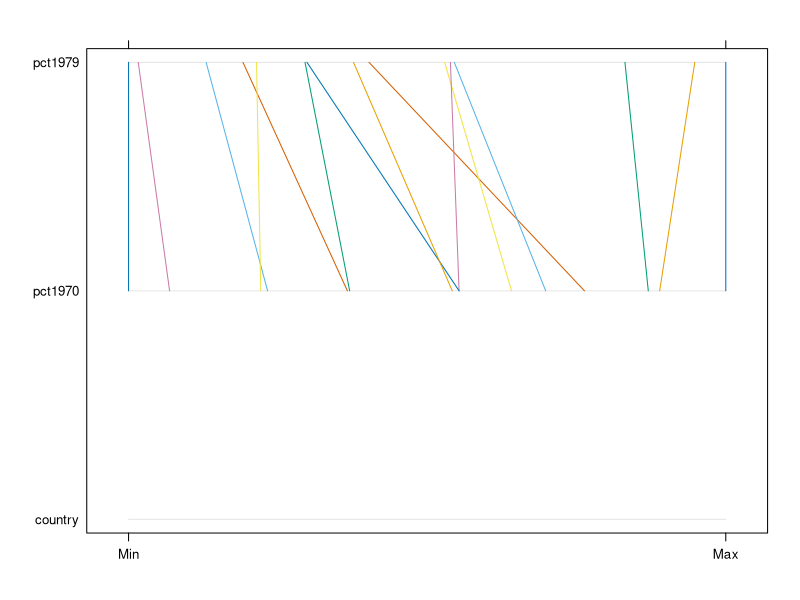
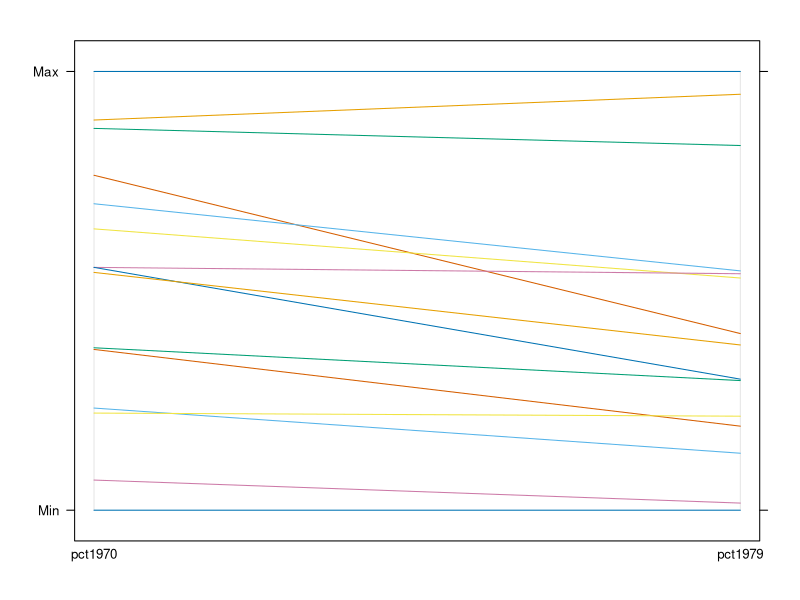
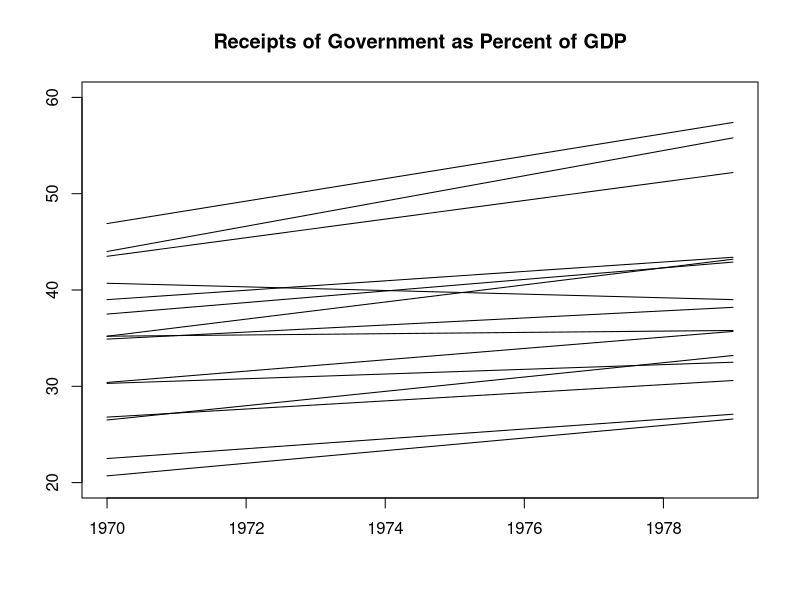
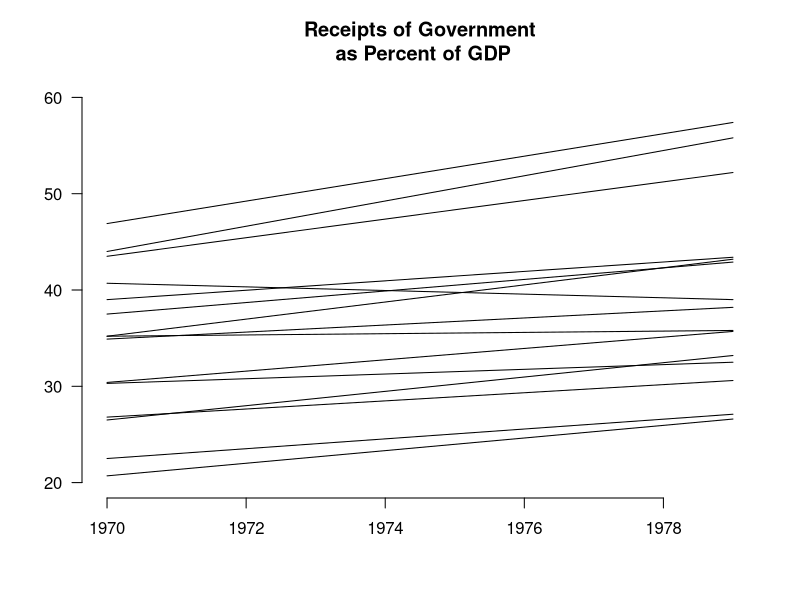
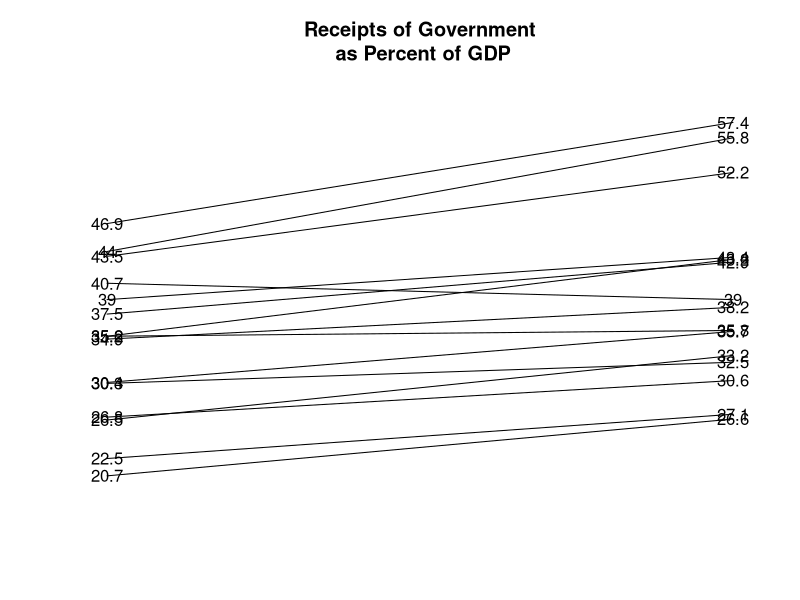
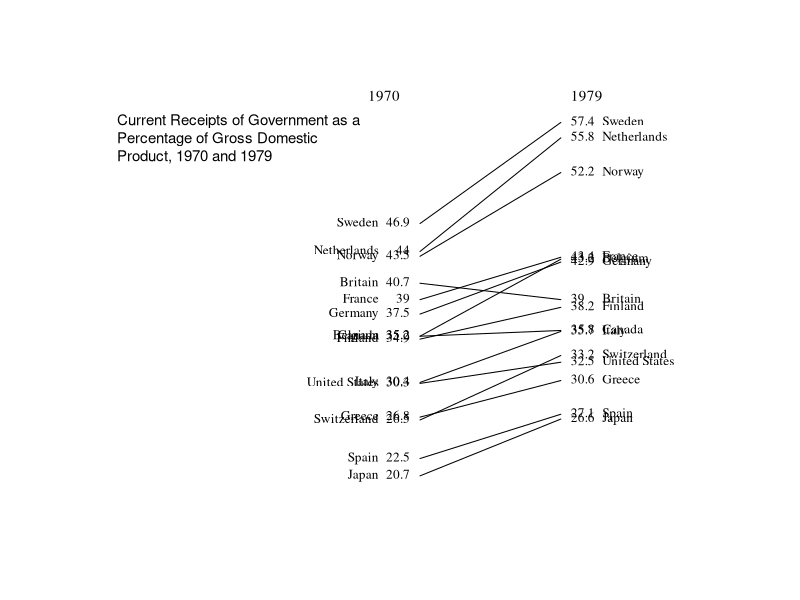
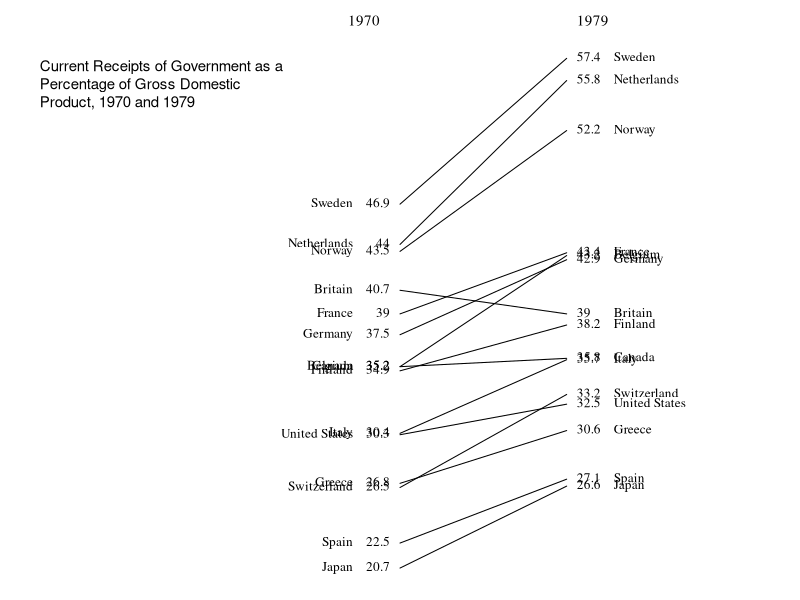
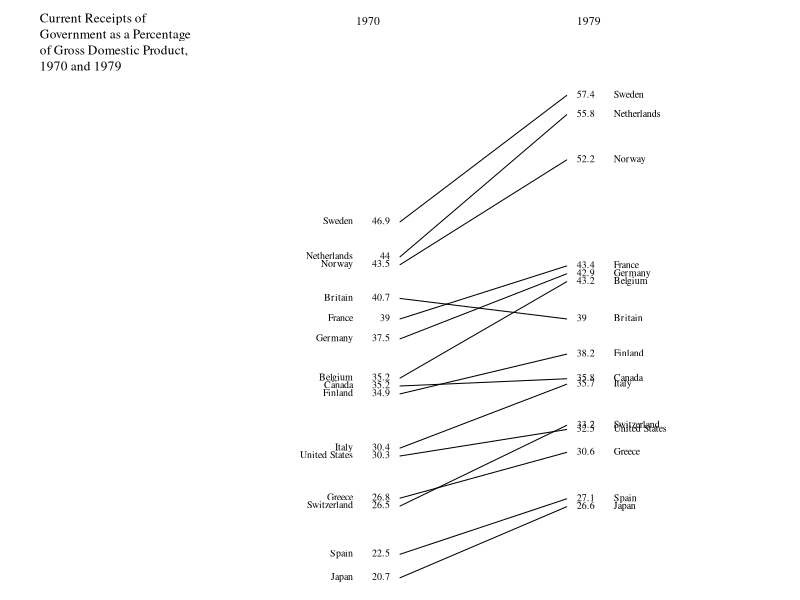

R code for these plots, in order:
pctgdp <- read.csv('pct-gdp.txt')

#
# Parallel coordinates plot (not ideal)
#
library(lattice)
parallelplot(pctgdp)
parallelplot(pctgdp[, c("pct1970", "pct1979")], horizontal.axis=FALSE)

#
# Standard line chart
#
plot(0, 0, type="n", main="Receipts of Government as Percent of GDP", xlab="", ylab="", xlim=c(1970,1979), ylim=c(20,60))
for (i in 1:length(pctgdp$country)) {
    vals <- pctgdp[i,]
    lines(c(1970, 1979), c(vals$pct1970, vals$pct1979))
}

# Clean up
plot(0, 0, type="n", main="Receipts of Government\n as Percent of GDP", xlab="", ylab="", xlim=c(1970,1979), ylim=c(20,60), bty="n", las=1)
for (i in 1:length(pctgdp$country)) {
    vals <- pctgdp[i,]
    lines(c(1970, 1979), c(vals$pct1970, vals$pct1979))
}

# Add text
plot(0, 0, type="n", main="Receipts of Government\n as Percent of GDP", xlab="", ylab="", xlim=c(1970,1979), ylim=c(20,60), bty="n", las=1, axes=FALSE)
for (i in 1:length(pctgdp$country)) {
    vals <- pctgdp[i,]
    
    # Draw the line for current country
    lines(c(1970, 1979), c(vals$pct1970, vals$pct1979))
    
    # Left label
    text(1970, vals$pct1970, vals$pct1970)

    # Right label
    text(1979, vals$pct1979, vals$pct1979)
}

#
# Clean up text and add more labels
#
par(family="serif")
plot(0, 0, type="n", main="", xlab="", ylab="", xlim=c(1950,1990), ylim=c(20,60), bty="n", las=1, axes=FALSE)
for (i in 1:length(pctgdp$country)) {
    vals <- pctgdp[i,]
    
    # Draw the line for current country
    lines(c(1970, 1979), c(vals$pct1970, vals$pct1979))
    
    # Left label
    text(1970, vals$pct1970, vals$pct1970, pos=2, cex=0.8)
    text(1968, vals$pct1970, vals$country, pos=2, cex=0.8)

    # Right label
    text(1979, vals$pct1979, vals$pct1979, pos=4, cex=0.8)
    text(1981, vals$pct1979, vals$country, pos=4, cex=0.8)
}

# Title
text(1950, 55, "Current Receipts of Government as a\nPercentage of Gross Domestic\nProduct, 1970 and 1979", cex=0.9, pos=4, family="Helvetica")

# Year labels
text(1970, 60, "1970", cex=0.9, pos=2, offset=1)
text(1979, 60, "1979", cex=0.9, pos=4, offset=0.5)



# Find out available typefaces
names(pdfFonts())


#
# Sans for loop, same output as above
#
par(family="serif", mar=c(0,0,0,0))
plot(0, 0, type="n", main="", xlab="", ylab="", xlim=c(1950,1990), ylim=c(20,60), bty="n", las=1, axes=FALSE)
segments(rep(1970, length(pctgdp$country)), pctgdp$pct1970, rep(1979, length(pctgdp$country)), pctgdp$pct1979)
text(rep(1970, length(pctgdp$country)), pctgdp$pct1970, pctgdp$pct1970, pos=2, cex=0.8)
text(rep(1968, length(pctgdp$country)), pctgdp$pct1970, pctgdp$country, pos=2, cex=0.8)
text(rep(1979, length(pctgdp$country)), pctgdp$pct1979, pctgdp$pct1979, pos=4, cex=0.8)
text(rep(1981, length(pctgdp$country)), pctgdp$pct1979, pctgdp$country, pos=4, cex=0.8)

# Title
text(1950, 55, "Current Receipts of Government as a\nPercentage of Gross Domestic\nProduct, 1970 and 1979", cex=0.9, pos=4, family="Helvetica")

# Year labels
text(1970, 60, "1970", cex=0.9, pos=2, offset=1)
text(1979, 60, "1979", cex=0.9, pos=4, offset=0.5)



#
# Fix positioning, calculate slope
#
x0 <- c()
y0 <- c()
x1 <- c()
y1 <- c()

startyear <- 1970
stopyear <- 1979
xoffset <- 2
yoffset <- 0
ystartprev <- 0
ystopprev <- 0
ythreshold <- ( max(pctgdp$pct1970) - min(pctgdp$pct1970) ) * 0.025
for (i in length(pctgdp$country):1) {
    vals <- pctgdp[i,]
    
    ystartdiff <- (vals$pct1970+yoffset) - ystartprev
    if (abs(ystartdiff) < ythreshold) {
        yoffset <- yoffset + (ythreshold-ystartdiff)
    }
    
    # Calculate slope
    slope <- (vals$pct1979 - vals$pct1970) / (stopyear - startyear)
    
    # Intercept
    intercept <- vals$pct1970 + yoffset
    
    # Start and stop coordinates for lines
    ystart <- intercept
    ystop <- slope * (stopyear-startyear) + intercept
    ystopdiff <- ystop - ystopprev
    if (abs(ystopdiff) < ythreshold) {
        yoffset <- yoffset + (ythreshold-ystopdiff)
        intercept <- vals$pct1970 + yoffset
        ystart <- intercept
        ystop <- slope * (stopyear-startyear) + intercept
    }
    
    # Draw the line for current country
    x0 <- c(x0, startyear)
    y0 <- c(y0, ystart)
    x1 <- c(x1, stopyear)
    y1 <- c(y1, ystop)

    
    ystartprev <- ystart
    ystopprev <- ystop
}

ymin <- min(pctgdp$pct1970)
ymax <- max(c(pctgdp$pct1970, pctgdp$pct1979)) + yoffset

par(family="serif", mar=c(0,0,0,0))
plot(0, 0, type="n", main="", xlab="", ylab="", xlim=c(1950,1990), ylim=c(ymin,ymax*1.1), bty="n", las=1, axes=FALSE)
segments(x0, y0, x1, y1)
text(x0, y0, rev(pctgdp$pct1970), pos=2, cex=0.6)
text(x0-xoffset, y0, rev(pctgdp$country), pos=2, cex=0.6)
text(x1, y1, rev(pctgdp$pct1979), pos=4, cex=0.6)
text(x1+xoffset, y1, rev(pctgdp$country), pos=4, cex=0.6)

# Title
text(1950, ymax*1.06, "Current Receipts of\nGovernment as a Percentage\nof Gross Domestic Product,\n1970 and 1979", cex=0.8, pos=4)

# Year labels
text(startyear, ymax*1.1, "1970", cex=0.7, pos=2, offset=1)
text(stopyear, ymax*1.1, "1979", cex=0.7, pos=4, offset=0.5)



#
# Make it a function for easier usage
#
slopegraph <- function(startpts, endpts, labels) {
	
	x0 <- c()
	y0 <- c()
	x1 <- c()
	y1 <- c()
	
	startyear <- 1970
	stopyear <- 1979
	xoffset <- 2
	yoffset <- 0
	ystartprev <- 0
	ystopprev <- 0
	ythreshold <- ( max(startpts) - min(startpts) ) * 0.025
	
	for (i in length(startpts):1) {

        ystartdiff <- (startpts[i]+yoffset) - ystartprev
        if (abs(ystartdiff) < ythreshold) {
            yoffset <- yoffset + (ythreshold-ystartdiff)
        }

        # Calculate slope
        slope <- (endpts[i] - startpts[i]) / (stopyear - startyear)

        # Intercept
        intercept <- startpts[i] + yoffset

        # Start and stop coordinates for lines
        ystart <- intercept
        ystop <- slope * (stopyear-startyear) + intercept
        ystopdiff <- ystop - ystopprev
        if (abs(ystopdiff) < ythreshold) {
            yoffset <- yoffset + (ythreshold-ystopdiff)
            intercept <- startpts[i] + yoffset
            ystart <- intercept
            ystop <- slope * (stopyear-startyear) + intercept
        }

        # Draw the line for current country
        x0 <- c(x0, startyear)
        y0 <- c(y0, ystart)
        x1 <- c(x1, stopyear)
        y1 <- c(y1, ystop)


        ystartprev <- ystart
        ystopprev <- ystop
    }
    
    ymin <- min(startpts)
    ymax <- max(c(startpts, endpts)) + yoffset

    par(family="serif", mar=c(0,0,0,0))
    plot(0, 0, type="n", main="", xlab="", ylab="", xlim=c(1950,1990), ylim=c(ymin,ymax*1.1), bty="n", las=1, axes=FALSE)
    segments(x0, y0, x1, y1)
    text(x0, y0, rev(startpts), pos=2, cex=0.6)
    text(x0-xoffset, y0, rev(labels), pos=2, cex=0.6)
    text(x1, y1, rev(endpts), pos=4, cex=0.6)
    text(x1+xoffset, y1, rev(labels), pos=4, cex=0.6)
    
    # Year labels
    text(startyear, ymax*1.1, deparse(substitute(startpts)), cex=0.7, pos=2, offset=1)
    text(stopyear, ymax*1.1, deparse(substitute(endpts)), cex=0.7, pos=4, offset=0.5)
}


